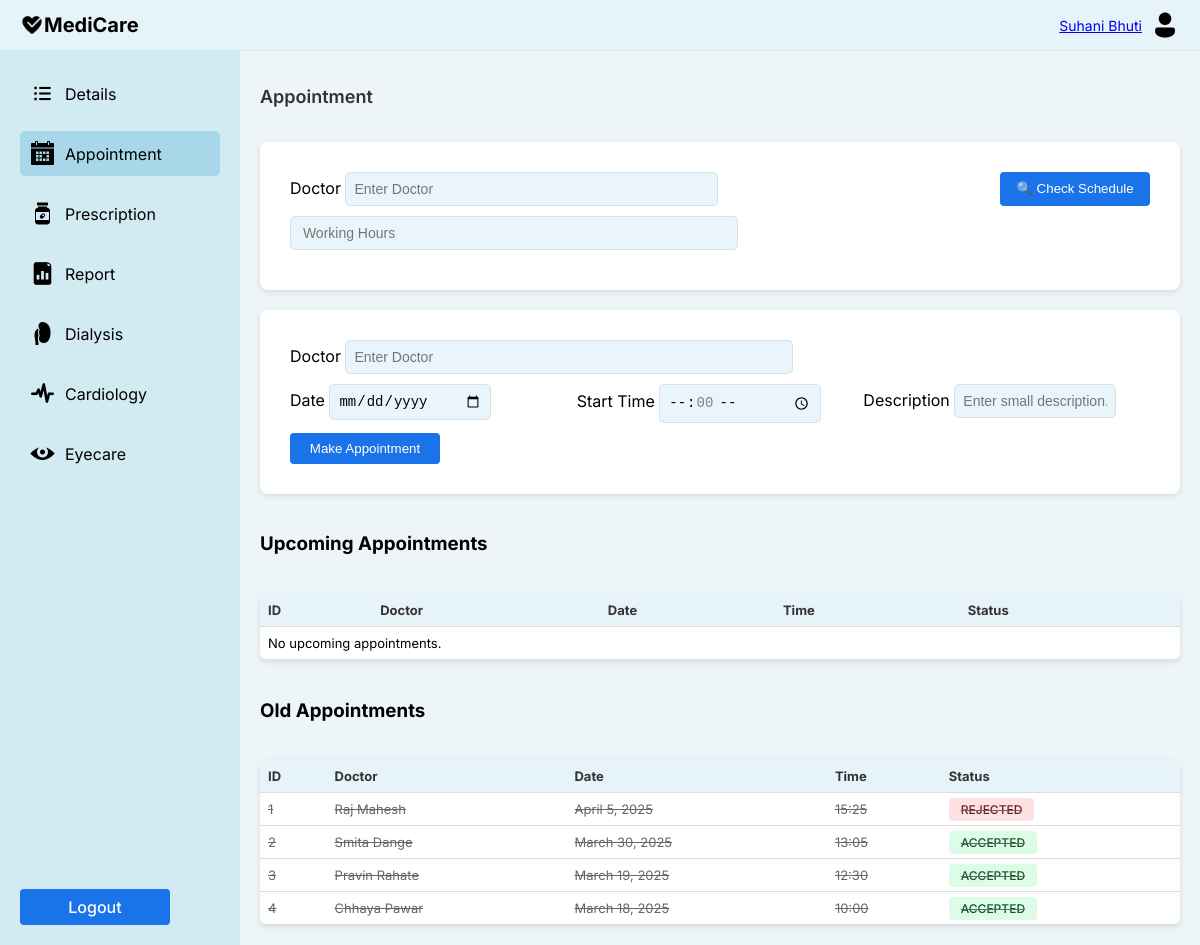
/accounts/p_dash/ (signed in), run on an earlier commit of the app's database.
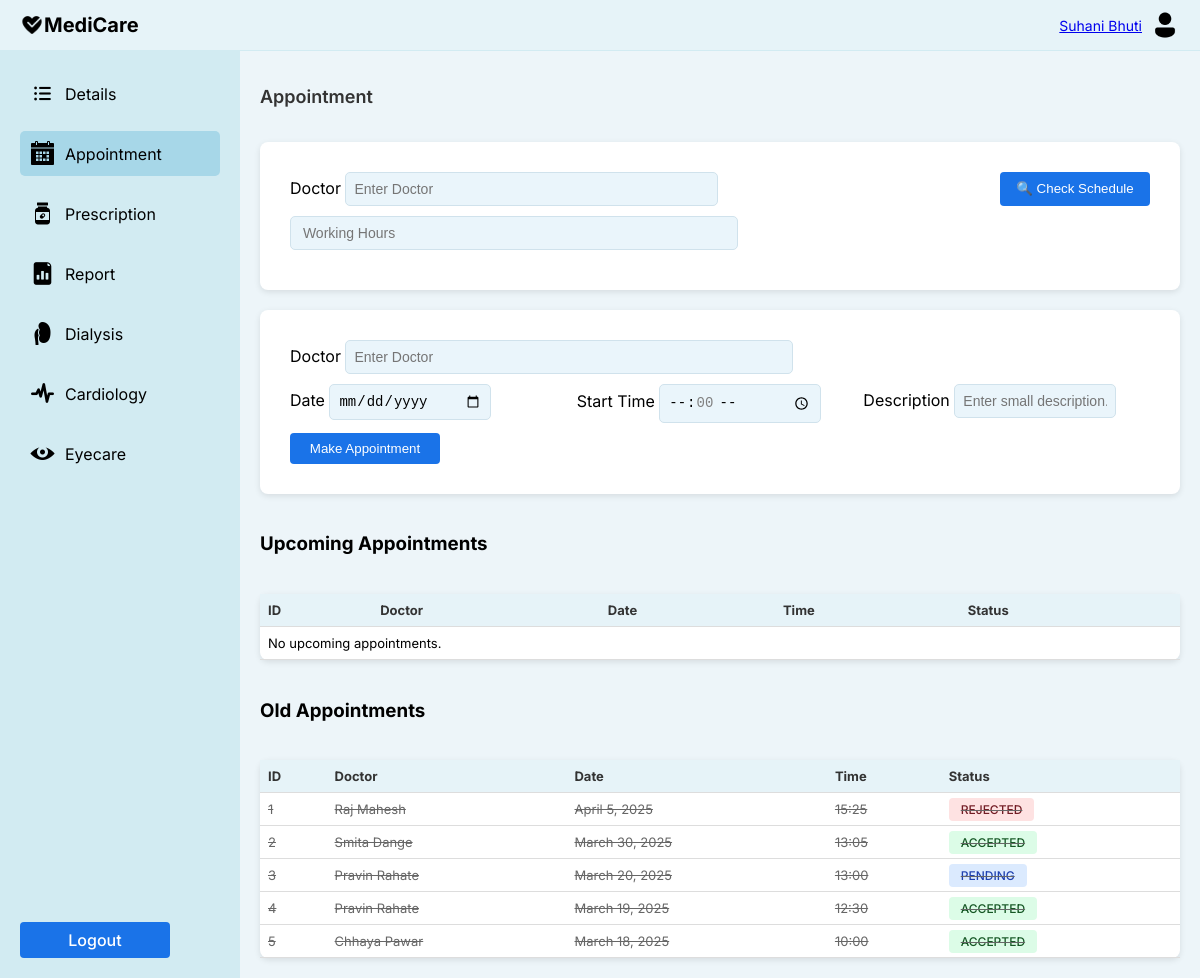
And on a later commit of the database.
### accounts/models.py (models this page shows, shortened)
class Appointment(models.Model):
    STATUS_CHOICES = [
        ('pending', 'Pending'),
        ('accepted', 'Accepted'),
        ('rejected', 'Rejected'),
    ]
    doctor = models.ForeignKey(StaffD, on_delete=models.CASCADE)
    patient = models.ForeignKey(User, on_delete=models.CASCADE)
    date = models.DateField()
    start_time = models.TimeField()
    end_time = models.TimeField()
    description = models.TextField()
    status = models.CharField(max_length=10, choices=STATUS_CHOICES, default='pending')
    class Meta:
        unique_together = ('doctor', 'date', 'start_time')

class StaffD(models.Model):
    user = models.OneToOneField(User, on_delete=models.CASCADE, related_name='staff_profile', default=1)
    full_name = models.CharField(max_length=100)
    email = models.EmailField( null=True, blank=True)
    mobile_number = models.CharField(max_length=15)
    gender = models.CharField(max_length=10)
    age = models.PositiveIntegerField()
    department = models.CharField(max_length=50)
    specialization = models.CharField(max_length=100)
    qualification = models.CharField(max_length=100)
    years_of_experience = models.CharField(max_length=10)

### accounts/views.py (the view)
# urls.py: path('p_dash/', views.p_dash, name='p_dash'),
@login_required
def p_dash(request):
    current_time = timezone.now()
    upcoming_appointments = Appointment.objects.filter(
        Q(patient=request.user, date__gt=current_time.date()) |  # Future dates
        Q(patient=request.user, date=current_time.date(), start_time__gt=current_time.time())  # Today but future time
    ).order_by('date', 'start_time')
    old_appointments = Appointment.objects.filter(
        Q(patient=request.user, date__lt=current_time.date()) |  # Past dates
        Q(patient=request.user, date=current_time.date(), end_time__lte=current_time.time())  # Today but time has elapsed
    ).order_by('-date', '-start_time')
    for appointment in upcoming_appointments:
        appointment.start_time = appointment.start_time.strftime('%H:%M')
        appointment.end_time = appointment.end_time.strftime('%H:%M')
    for appointment in old_appointments:
        appointment.start_time = appointment.start_time.strftime('%H:%M')
        appointment.end_time = appointment.end_time.strftime('%H:%M')
    context = {
        'upcoming_appointments': upcoming_appointments,
        'old_appointments': old_appointments,
    }
    return render(request, 'accounts/p_dash.html', context)

### accounts/context_processors.py (called while the page is built)
def media_url(request):
    return {
        'MEDIA_URL': settings.MEDIA_URL,
    }

### templates/accounts/p_dash.html (shortened to what the changed rows need)
<!DOCTYPE html>
<html lang="en">
<head>
</head>
<body>
    <div class="container">
        <div class="content">
            <div class="main-content">
                <div class="section-header">
                    <h2>Appointment</h2>
                </div>
<div class="appointment-table">
    <table class="table" id="upcoming-appointments">
        <thead>
            <tr>
                <th>ID</th>
                <th>Doctor</th>
                <th>Date</th>
                <th>Time</th>
                <th>Status</th>
            </tr>
        </thead>
    </table>
</div>
<div class="appointment-table">
    <table class="table" id="old-appointments">
        <thead>
            <tr>
                <th>ID</th>
                <th>Doctor</th>
                <th>Date</th>
                <th>Time</th>
                <th>Status</th>
            </tr>
        </thead>
        <tbody>
            {% for appointment in old_appointments %}
            <tr class="table-row completed">
                <td>{{ forloop.counter }}</td>
                <td>{{ appointment.doctor.full_name }}</td>
                <td>{{ appointment.date }}</td>
                <td>{{ appointment.start_time }}</td>
                <td>
                    <span class="status-badge {% if appointment.status == 'accepted' %}status-accepted{% elif appointment.status == 'rejected' %}status-rejected{% else %}status-pending{% endif %}">
                        {{ appointment.get_status_display }}
                    </span>
                </td>
            </tr>
            {% empty %}
            <tr>
                <td colspan="5">No old appointments.</td>
            </tr>
            {% endfor %}
        </tbody>
    </table>
</div>
            </div>
        </div>
    </div>
</body>
</html>

What changed in the data, as far as the page shows it:
added Appointment: doctor.full_name "Pravin Rahate", date "March 20, 2025", start_time "13:00", status "PENDING"
